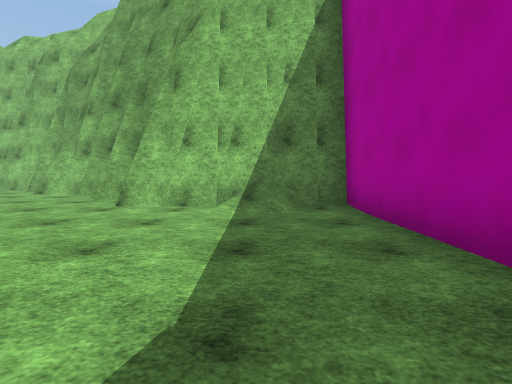
view 1 (above)

16 first-person views from a walk through a scene from a Unity 3-D project. The camera is 1.3 m above the floor, tilts 4° down and sees 85° across. The floor is counted in squares, 2 m on a side. Each view is taken from the middle of a square. On the plan, view 1 faces up. The plan holds only what a view shows up to about 9 squares ahead; the rest is blank. The place goes on beyond the plan. The player character is not drawn. Surface patterns are stand-ins for the level's own textures.

view 2
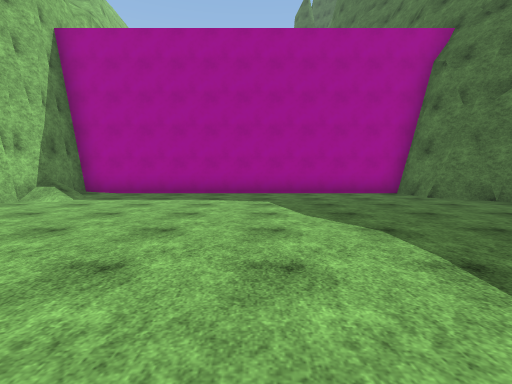

view 3
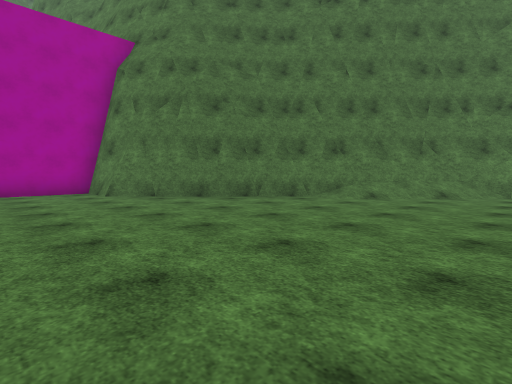

view 4
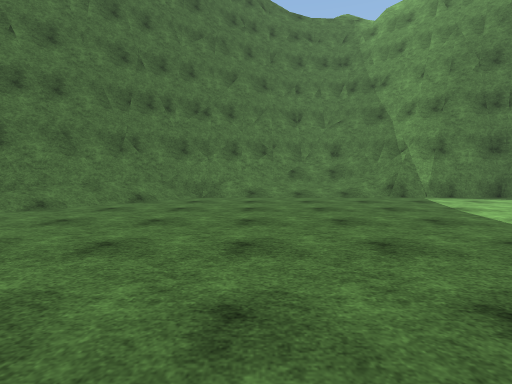

view 5
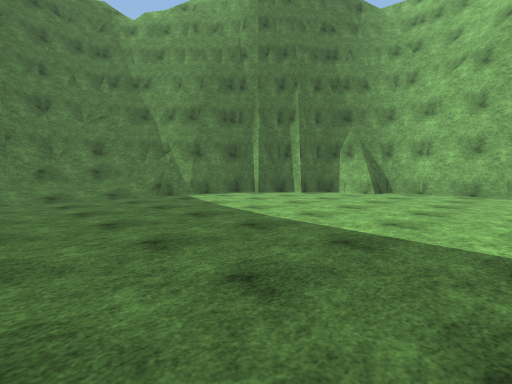

view 6
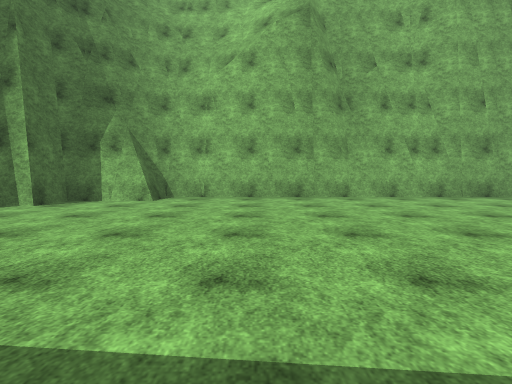

view 7
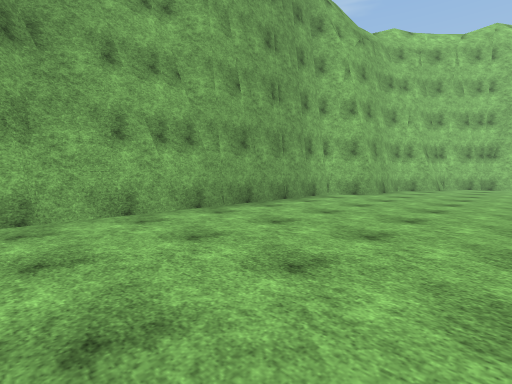

view 8
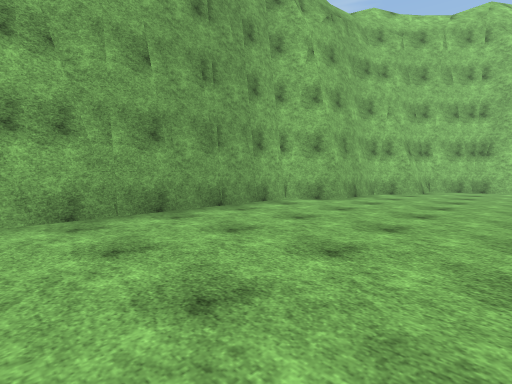

view 9
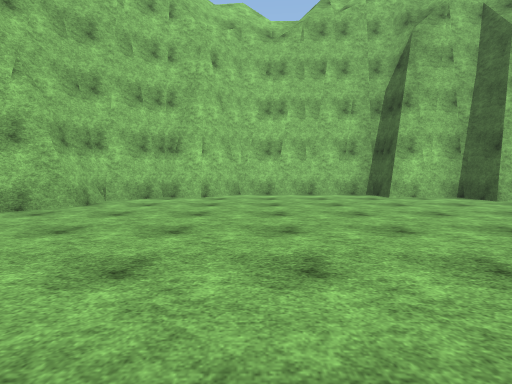

view 10
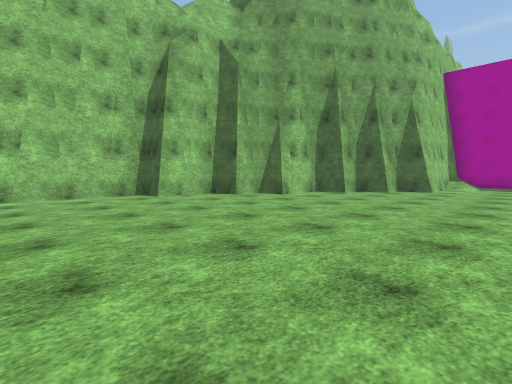

view 11
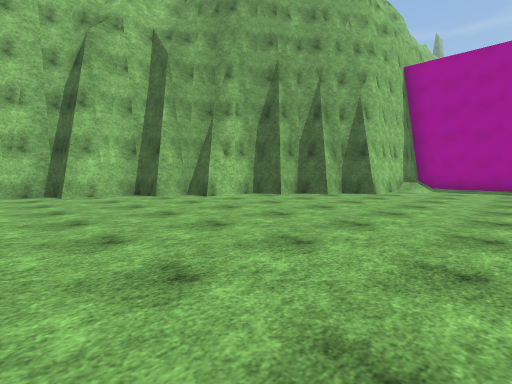

view 12
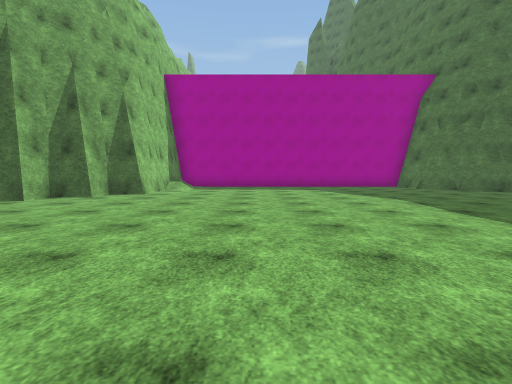

view 13
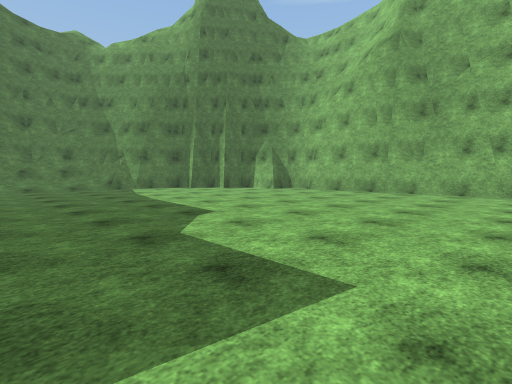

view 14
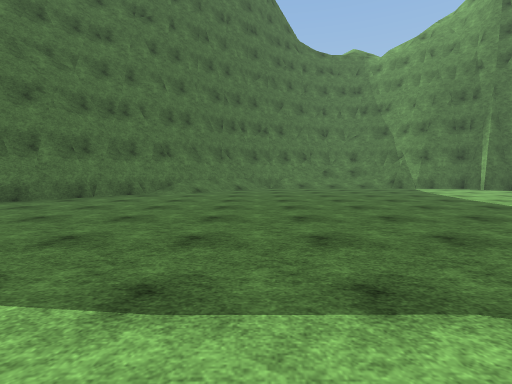

view 15
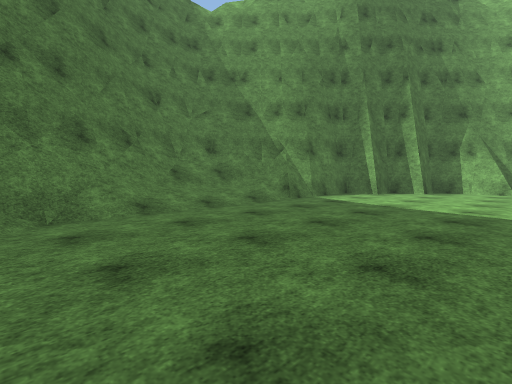

view 16
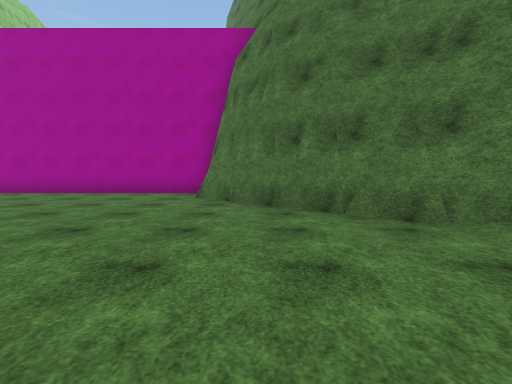

### Floor plan
Key: @ floor where view 1 was taken; # wall or solid block; . floor; / step, stairs or slope.
Columns run from 19 left of view 1 to 2 right of it. Each row starts with its distance up from view 1.
 11    ###.######
 10   ##........##
  9   #..........###
  8  ##............##
  7  #..............##
  6  #...............#####
  5 ##.................//#
  4 #....................#
  3 #....................#
  2 #.....  .............#
  1 #.....   ............#
  0 #..................@.#
 -1 #....................#
 -2 #....................#
 -3 #....................#
 -4 #....................#
 -5 #..................###
 -6 #.................##
 -7 #................##
 -8 ##..............##
 -9  #............/##
-10  ##........../##
-11   ##......../##
-12    ###/////###
-13      ##//####
-14       ####

Where each view was taken, in squares from view 1:
view 1: 0 up, 0 right, facing up
view 2: 0 up, 7 left, facing right
view 3: 2 down, 8 left, facing down-right
view 4: 4 down, 9 left, facing down
view 5: 4 down, 9 left, facing down-left
view 6: 5 down, 11 left, facing left
view 7: 3 down, 14 left, facing up-left
view 8: 1 down, 14 left, facing up-left
view 9: 3 up, 13 left, facing up
view 10: 3 up, 13 left, facing up-right
view 11: 2 up, 11 left, facing up-right
view 12: 2 up, 11 left, facing right
view 13: 0 up, 9 left, facing down-left
view 14: 0 up, 7 left, facing down
view 15: 7 down, 7 left, facing down-left
view 16: 6 down, 7 left, facing right
